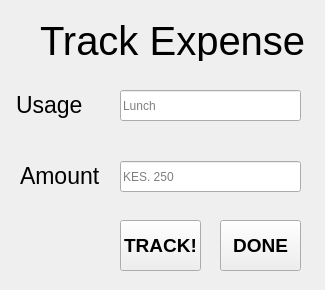
<?xml version="1.0" encoding="UTF-8"?>
<ui version="4.0">
 <class>MainWindow</class>
 <widget class="QMainWindow" name="MainWindow">
  <property name="geometry">
   <rect>
    <x>0</x>
    <y>0</y>
    <width>325</width>
    <height>290</height>
   </rect>
  </property>
  <property name="windowTitle">
   <string>Expense Tracker - Add</string>
  </property>
  <widget class="QWidget" name="centralwidget">
   <widget class="QLabel" name="label">
    <property name="geometry">
     <rect>
      <x>16</x>
      <y>89</y>
      <width>81</width>
      <height>31</height>
     </rect>
    </property>
    <property name="font">
     <font>
      <pointsize>17</pointsize>
     </font>
    </property>
    <property name="text">
     <string>Usage</string>
    </property>
   </widget>
   <widget class="QLineEdit" name="ent_usage">
    <property name="geometry">
     <rect>
      <x>120</x>
      <y>90</y>
      <width>181</width>
      <height>31</height>
     </rect>
    </property>
    <property name="placeholderText">
     <string>Lunch</string>
    </property>
   </widget>
   <widget class="QLineEdit" name="ent_amt">
    <property name="geometry">
     <rect>
      <x>120</x>
      <y>161</y>
      <width>181</width>
      <height>31</height>
     </rect>
    </property>
    <property name="text">
     <string/>
    </property>
    <property name="placeholderText">
     <string>KES. 250</string>
    </property>
   </widget>
   <widget class="QLabel" name="label_2">
    <property name="geometry">
     <rect>
      <x>20</x>
      <y>160</y>
      <width>81</width>
      <height>31</height>
     </rect>
    </property>
    <property name="font">
     <font>
      <pointsize>17</pointsize>
     </font>
    </property>
    <property name="text">
     <string>Amount</string>
    </property>
   </widget>
   <widget class="QPushButton" name="btn_track">
    <property name="geometry">
     <rect>
      <x>120</x>
      <y>220</y>
      <width>81</width>
      <height>51</height>
     </rect>
    </property>
    <property name="font">
     <font>
      <pointsize>14</pointsize>
      <weight>75</weight>
      <bold>true</bold>
     </font>
    </property>
    <property name="text">
     <string>TRACK!</string>
    </property>
   </widget>
   <widget class="QLabel" name="label_3">
    <property name="geometry">
     <rect>
      <x>40</x>
      <y>20</y>
      <width>271</width>
      <height>41</height>
     </rect>
    </property>
    <property name="font">
     <font>
      <pointsize>30</pointsize>
     </font>
    </property>
    <property name="text">
     <string>Track Expense</string>
    </property>
   </widget>
   <widget class="QPushButton" name="btn_done">
    <property name="geometry">
     <rect>
      <x>220</x>
      <y>220</y>
      <width>81</width>
      <height>51</height>
     </rect>
    </property>
    <property name="font">
     <font>
      <pointsize>14</pointsize>
      <weight>75</weight>
      <bold>true</bold>
     </font>
    </property>
    <property name="text">
     <string>DONE</string>
    </property>
   </widget>
  </widget>
 </widget>
 <resources/>
 <connections/>
</ui>
